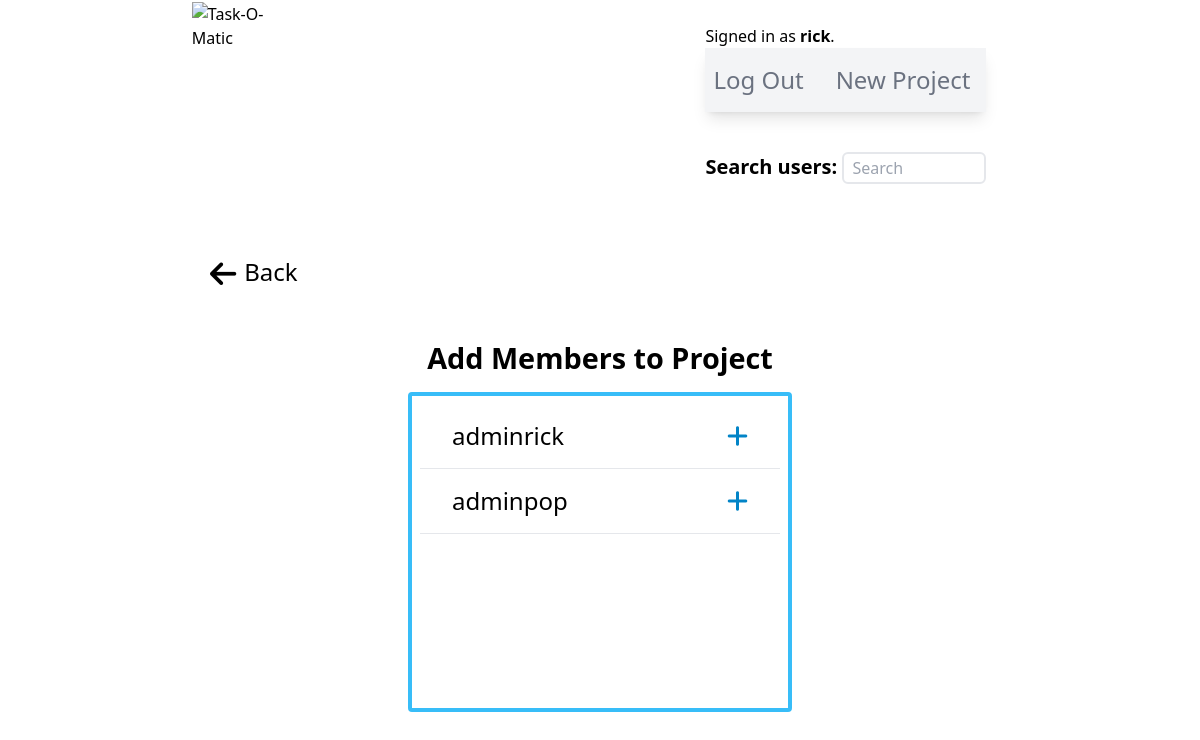
Screenshot of /members/19 (signed in) with the database file from the repository.
### taskomatic/models.py (models this page shows)
class User(AbstractUser):
    pass

### taskomatic/views.py (the view, shortened to what this page needs)
# urls.py: path("members/<int:projectId>", views.add_member, name="addMember"),
def add_member(request, projectId):
    if request.user.is_authenticated:
        currentProjectId = projectId
        currentUserId = request.user.id
        currentProject = Project.objects.get(id=currentProjectId)
        currentUser = User.objects.get(id=currentUserId)
        users = User.objects.filter(~Q(username=currentUser))
        members = Member.objects.filter(project=currentProject)
        relationship = Relationship.objects.filter(Q(from_user=currentUser) | Q(to_user=currentUser))
        acceptedRelationshipStatus = {}
        pendingRelationshipStatus = {}
        currentMembers = {}
        for relation in relationship:
            if relation.status == 'pending':
                if currentUser == relation.from_user:
                    user = str(relation.to_user)
                    pendingRelationshipStatus[user] = relation.status
                elif currentUser == relation.to_user:
                    user = str(relation.from_user)
                    pendingRelationshipStatus[user] = relation.status
            elif relation.status == 'accepted':
                if currentUser == relation.from_user:
                    user = str(relation.to_user)
                    acceptedRelationshipStatus[user] = relation.status
                elif currentUser == relation.to_user:
                    user = str(relation.from_user)
                    acceptedRelationshipStatus[user] = relation.status
        for member in members:
            memberInstance = str(member.user.username)
            currentMembers[memberInstance] = True
        context = {
        "users": users,
        "acceptedRelationshipStatus": acceptedRelationshipStatus,
        "pendingRelationshipStatus": pendingRelationshipStatus,
        "members": currentMembers,
        "project": currentProject
    }
        return render(request, "taskomatic/membersPage.html", context)
    else:
        return HttpResponseRedirect(request.META.get('HTTP_REFERER'))

### taskomatic/templates/taskomatic/membersPage.html (shortened to what this page needs)
{% extends "./layout.html" %}
{% load static %}
{% block body %}
<div class="mx-auto w-[65%] mt-12">
    <a href="{% url 'index' %}" class="hover:text-sky-700 h-full"><i class="fa-solid fa-arrow-left text-3xl pr-2"></i><span class="inline-block text-2xl relative bottom-1">Back</span></a>
</div>
<div class="flex justify-around w-[85%] mx-auto flex-wrap">
    <div class="flex flex-col items-center mt-12 mb-12">
        <h2 class="text-3xl font-bold mb-4">Add Members to Project</h2>
        {% if users %}
        <div class="p-2 border-4 border-sky-400 rounded min-h-[20rem] w-96">
            {% for user in users %}
                {% if user.username in acceptedRelationshipStatus %}
                    {% if user.username not in members %}
                        {% if user != project.user %}
            <div class="flex justify-between items-center mb-4 mt-4">
                <p class="text-2xl ml-8">{{ user.username }}</p>
                <form class="text-2xl focus:outline-none mr-8" title="Add" id="{{user.username}} | {{project.id}}">
                    <i class="fa-solid fa-plus cursor-pointer toggleMemberBtn text-sky-600 hover:text-sky-700"></i>
                </form>
            </div>
            <hr>
                        {% endif %}
                    {% endif %}
                {% endif %}
            {% endfor %}
        </div>
        {% else %}
        <div class="p-2 border-4 border-cyan-300 rounded min-h-[20rem] w-96">
            <p class="text-xl text-center mt-10">No users found.</p>
        </div>
        {% endif %}
    </div>
{% endblock body %}

### taskomatic/templates/taskomatic/layout.html (shortened to what this page needs)
{% load static %}
<!DOCTYPE html>
<html lang="en">
<head>
    <link href="{% static 'taskomatic/styles.css' %}" rel="stylesheet">
    <link rel="stylesheet" href="https://cdnjs.cloudflare.com/ajax/libs/font-awesome/6.4.0/css/all.min.css"
/>
    <script src="https://cdn.tailwindcss.com"></script>
</head>
<body id="appBody">
    <header>
        <a href="{% url 'index' %}"><img id="taskLogo" src="https://escrituras-eremitas.com/wp-content/uploads/2023/04/task-O-maticLogo.png" alt="Task-O-Matic"></a>
        <div class="navSection">
            <div>
                {% if user.is_authenticated %}
                    Signed in as <strong>{{ user.username }}</strong>.
                {% else %}
                    Not signed in.
                {% endif %}
            </div>
                <ul class="relative max-w-2xl flex flex-wrap items-center justify-between py-4 bg-gray-100 text-gray-500
                hover:text-gray-700 focus:text-gray-700 shadow-lg navbar navbar-expand-lg navbar-light">
                    {% if user.is_authenticated %}
                        <li class="nav-item pr-2">
                            <a class="nav-link text-2xl text-gray-500 hover:text-gray-700
                            focus:text-gray-700 p-2" href="{% url 'logout' %}">Log Out</a>
                        </li>
                        <li class="nav-item pr-2">
                            <a class="nav-link text-2xl text-gray-500 hover:text-gray-700
                            focus:text-gray-700 p-2" href="{% url 'newProject' %}">New Project</a>
                        </li>
                    {% endif %}
                </ul>
                {% if user.is_authenticated %}
                <form action="{% url 'users' %}">
                    <label for="searchQ" class="text-xl"><b>Search users: </b></label>
                    <input type="text" name="q" id="searchQ" class="border-2 rounded-md mt-10 min-h-[2rem] max-w-[9rem] placeholder:pl-2" placeholder="Search">
                </form>
                {% endif %}
            </div>
    </header>
    {% block body %}
    {% endblock %}
</body>
</html>

### taskomatic/static/taskomatic/styles.css (style rules this page uses)
html { font-size: 16px; }
* { margin: 0; padding: 0; box-sizing: border-box; }
h2 { font-size: 1.8rem !important; font-weight: 600 !important; }
header { display: flex; justify-content: space-around; }
#taskLogo { max-width: 30rem; margin: 2%; }
.navSection { max-width: 20rem; margin: 2%; }

### rows the page displays
User: username "rick"
User: username "adminrick"
User: username "adminpop"
